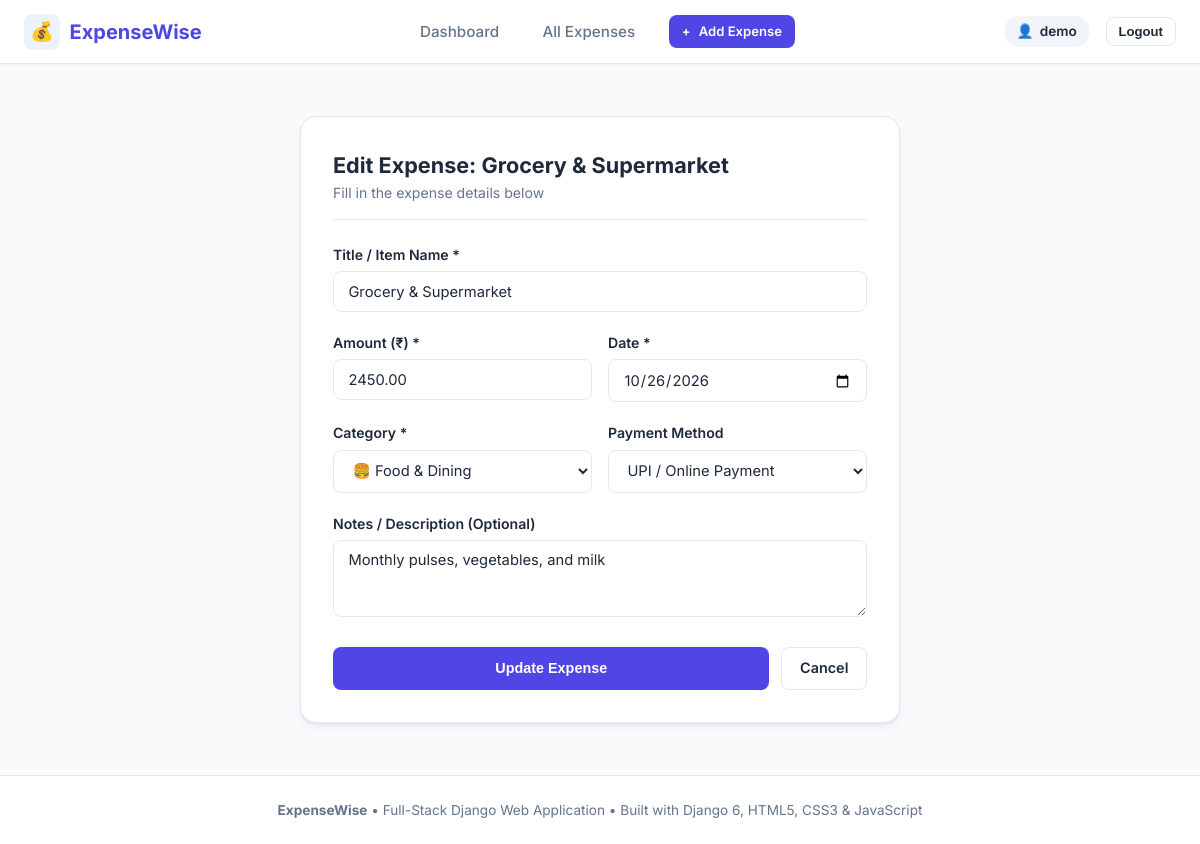
The app's page /expenses/1/edit/ (signed in) with its own data.
### expenses/models.py (models this page shows, shortened)
class Expense(models.Model):
    PAYMENT_CHOICES = [
        ('UPI', 'UPI / Online Payment'),
        ('Cash', 'Cash'),
        ('Card', 'Debit / Credit Card'),
        ('NetBanking', 'Net Banking'),
    ]
    user = models.ForeignKey(User, on_delete=models.CASCADE, related_name='expenses')
    title = models.CharField(max_length=150)
    amount = models.DecimalField(max_digits=10, decimal_places=2)
    category = models.ForeignKey(Category, on_delete=models.SET_NULL, null=True, related_name='expenses')
    payment_method = models.CharField(max_length=20, choices=PAYMENT_CHOICES, default='UPI')
    date = models.DateField(default=timezone.now)
    description = models.TextField(blank=True, null=True)
    created_at = models.DateTimeField(auto_now_add=True)
    updated_at = models.DateTimeField(auto_now=True)
    class Meta:
        ordering = ['-date', '-created_at']

### expenses/views.py (the view)
# urls.py: path('expenses/<int:pk>/edit/', views.edit_expense_view, name='edit_expense'),
@login_required
def edit_expense_view(request, pk):
    expense = get_object_or_404(Expense, pk=pk, user=request.user)
    if request.method == 'POST':
        form = ExpenseForm(request.POST, instance=expense)
        if form.is_valid():
            form.save()
            messages.success(request, f"Expense '{expense.title}' updated successfully!")
            return redirect('expense_list')
        else:
            messages.error(request, "Please check the form for errors.")
    else:
        form = ExpenseForm(instance=expense)
    return render(request, 'expenses/expense_form.html', {
        'form': form,
        'expense': expense,
        'action_title': f"Edit Expense: {expense.title}",
        'button_text': 'Update Expense'
    })

### expenses/models.py (called while the page is built)
    def __str__(self):
        return f"{self.icon} {self.name}"

### templates/expenses/expense_form.html (shortened to what this page needs)
{% extends 'base.html' %}
{% block content %}
<div class="form-card">
    <div style="margin-bottom: 1.5rem; border-bottom: 1px solid var(--border); padding-bottom: 1rem;">
        <h2 style="font-size: 1.35rem; font-weight: 700;">{{ action_title }}</h2>
        <p style="color: var(--text-muted); font-size: 0.88rem;">Fill in the expense details below</p>
    </div>
    <form method="post">
        <div class="form-group">
            <label class="form-label" for="id_title">Title / Item Name *</label>
            {{ form.title }}
        </div>
        <div style="display: grid; grid-template-columns: 1fr 1fr; gap: 1rem;">
            <div class="form-group">
                <label class="form-label" for="id_amount">Amount (₹) *</label>
                {{ form.amount }}
            </div>
            <div class="form-group">
                <label class="form-label" for="id_date">Date *</label>
                {{ form.date }}
            </div>
        </div>
        <div style="display: grid; grid-template-columns: 1fr 1fr; gap: 1rem;">
            <div class="form-group">
                <label class="form-label" for="id_category">Category *</label>
                {{ form.category }}
            </div>
            <div class="form-group">
                <label class="form-label" for="id_payment_method">Payment Method</label>
                {{ form.payment_method }}
            </div>
        </div>
        <div class="form-group">
            <label class="form-label" for="id_description">Notes / Description (Optional)</label>
            {{ form.description }}
        </div>
        <div style="display: flex; gap: 0.75rem; margin-top: 1.5rem;">
            <button type="submit" class="btn btn-primary" style="flex: 1;">
                {{ button_text }}
            </button>
            <a href="{% url 'expense_list' %}" class="btn btn-outline">
                Cancel
            </a>
        </div>
    </form>
</div>
{% endblock %}

### templates/base.html (shortened to what this page needs)
{% load static %}
<!DOCTYPE html>
<html lang="en">
<head>
    <link rel="stylesheet" href="{% static 'css/style.css' %}">
</head>
<body>
    <header class="navbar">
        <div class="nav-container">
            <a href="{% url 'dashboard' %}" class="brand">
                <span class="brand-icon">💰</span>
                <span>ExpenseWise</span>
            </a>
            {% if user.is_authenticated %}
            <nav>
                <ul class="nav-links">
                    <li><a href="{% url 'dashboard' %}" class="nav-link {% if request.resolver_match.url_name == 'dashboard' %}active{% endif %}">Dashboard</a></li>
                    <li><a href="{% url 'expense_list' %}" class="nav-link {% if request.resolver_match.url_name == 'expense_list' %}active{% endif %}">All Expenses</a></li>
                    <li>
                        <a href="{% url 'add_expense' %}" class="btn btn-primary btn-sm">
                            <span>+</span> Add Expense
                        </a>
                    </li>
                </ul>
            </nav>
            <div class="nav-user">
                <span class="user-badge">
                    <span>👤</span> {{ user.username }}
                </span>
                <form action="{% url 'logout' %}" method="post" style="display: inline;">
                    <button type="submit" class="btn btn-outline btn-sm">Logout</button>
                </form>
            </div>
            {% else %}
            <div class="nav-user">
                <a href="{% url 'login' %}" class="btn btn-outline btn-sm">Login</a>
                <a href="{% url 'register' %}" class="btn btn-primary btn-sm">Sign Up Free</a>
            </div>
            {% endif %}
        </div>
    </header>
    <main class="main-content">
        {% block content %}
        {% endblock %}
    </main>
    <footer class="footer">
        <p><strong>ExpenseWise</strong> &bull; Full-Stack Django Web Application &bull; Built with Django 6, HTML5, CSS3 & JavaScript</p>
    </footer>
</body>
</html>

### static/css/style.css (style rules this page uses)
:root { --primary: #4F46E5; --primary-hover: #4338CA; --primary-light: #EEF2FF; --secondary: #0F172A; --surface: #FFFFFF; --background: #F8FAFC; --border: #E2E8F0; --text-main: #1E293B; --text-muted: #64748B; --success: #10B981; --success-light: #ECFDF5; --warning: #F59E0B; --warning-light: #FFFBEB; --danger: #EF4444; --danger-light: #FEF2F2; --radius-sm: 8px; --radius-md: 12px; --radius-lg: 16px; --shadow-sm: 0 1px 3px rgba(0, 0, 0, 0.05); --shadow-md: 0 4px 6px -1px rgba(0, 0, 0, 0.08), 0 2px 4px -2px rgba(0, 0, 0, 0.05); --shadow-lg: 0 10px 15px -3px rgba(0, 0, 0, 0.08), 0 4px 6px -4px rgba(0, 0, 0, 0.04); --transition: all 0.2s ease-in-out; }
* { margin: 0; padding: 0; box-sizing: border-box; }
body { font-family: 'Inter', -apple-system, BlinkMacSystemFont, "Segoe UI", Roboto, sans-serif; background-color: var(--background); color: var(--text-main); line-height: 1.5; min-height: 100vh; display: flex; flex-direction: column; }
.navbar { background: var(--surface); border-bottom: 1px solid var(--border); position: sticky; top: 0; z-index: 50; box-shadow: var(--shadow-sm); }
.nav-container { max-width: 1200px; margin: 0 auto; padding: 0.85rem 1.5rem; display: flex; align-items: center; justify-content: space-between; }
.brand { display: flex; align-items: center; gap: 0.6rem; text-decoration: none; font-weight: 700; font-size: 1.25rem; color: var(--primary); }
.brand-icon { background: var(--primary-light); color: var(--primary); width: 36px; height: 36px; display: flex; align-items: center; justify-content: center; border-radius: var(--radius-sm); font-size: 1.2rem; }
.nav-links { display: flex; align-items: center; gap: 1.5rem; list-style: none; }
.nav-link { text-decoration: none; color: var(--text-muted); font-weight: 500; font-size: 0.95rem; padding: 0.4rem 0.6rem; border-radius: var(--radius-sm); transition: var(--transition); }
.nav-user { display: flex; align-items: center; gap: 1rem; }
.user-badge { background-color: #F1F5F9; padding: 0.35rem 0.8rem; border-radius: 9999px; font-size: 0.85rem; color: var(--text-main); font-weight: 600; display: flex; align-items: center; gap: 0.4rem; }
.btn { display: inline-flex; align-items: center; justify-content: center; gap: 0.5rem; font-weight: 600; font-size: 0.9rem; padding: 0.6rem 1.1rem; border-radius: var(--radius-sm); border: 1px solid transparent; cursor: pointer; text-decoration: none; transition: var(--transition); }
.btn-primary { background-color: var(--primary); color: #FFFFFF; }
.btn-outline { background-color: transparent; border-color: var(--border); color: var(--text-main); }
.btn-sm { padding: 0.35rem 0.75rem; font-size: 0.82rem; }
.main-content { flex: 1; max-width: 1200px; width: 100%; margin: 1.75rem auto; padding: 0 1.5rem; }
.form-card { max-width: 600px; margin: 1.5rem auto; background: var(--surface); border: 1px solid var(--border); border-radius: var(--radius-lg); padding: 2rem; box-shadow: var(--shadow-md); }
.form-group { margin-bottom: 1.25rem; }
.form-label { display: block; font-size: 0.88rem; font-weight: 600; color: var(--text-main); margin-bottom: 0.4rem; }
.form-input, .form-select { width: 100%; padding: 0.65rem 0.9rem; font-size: 0.92rem; border: 1px solid var(--border); border-radius: var(--radius-sm); background-color: #FFFFFF; color: var(--text-main); transition: var(--transition); font-family: inherit; }
.footer { margin-top: auto; background: var(--surface); border-top: 1px solid var(--border); padding: 1.5rem 0; text-align: center; font-size: 0.85rem; color: var(--text-muted); }

### records on screen
Expense: title "Grocery & Supermarket", amount "2450.00", date "10/26/2026", category "🍔 Food & Dining", payment_method "UPI / Online Payment", description "Monthly pulses, vegetables, and milk"

### other values on screen
{{ user.username }} "demo"
{{ action_title }} "Edit Expense: Grocery & Supermarket"
{{ button_text }} "Update Expense"
